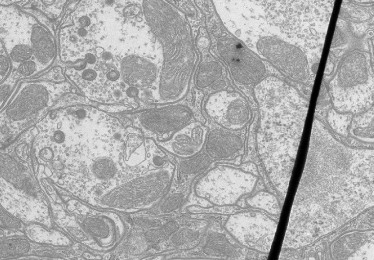
#> input picture Experiments/CLAHE/grey.png, 374 x 260 px
$ python Enhance.py
#> lines starting #> are read from the running program, lines starting #| are printed output that depends on the picture
import cv2
import numpy as np

image = cv2.imread('grey.png')
#> image is the input picture: shape (260, 374, 3); min 0, max 244, mean 172
image = np.array(image)

m=len(image)
#> m = 260
n=len(image[0])
#> n = 374
o=len(image[0][0])
#> o = 3

array = [0]*256
temp = [0]*256
residual = [0]*256
count=0
limit = 500

for i in range(m):
    for j in range(n):
        array[image[i][j][0]]+=1

for i in range(256):
    if array[i]>=limit:
        temp[i]=array[i]-limit
        residual[i]=array[i]-limit
        array[i]-=limit
        count+=array[i]
#> after the loop, count = 45863
for i in range(256):
    temp[i]/=count
for i in range(1, 256):
    temp[i]+=temp[i-1]
#> after the loop, temp = 256 values from 0 to 1
for i in range(256):
    temp[i]=int(np.floor(i*temp[i]))
#> after the loop, temp = 256 values from 0 to 254
for i in range(256):
    array[temp[i]]+=residual[i]
count=m*n
#> count = 97240
for i in range(256):
    array[i]/=count
#> after the loop, array = 256 values, max 0.0139 at index 155, min 0 at index 242, mean 0.00396
for i in range(1, 256):
    array[i]+=array[i-1]
#> after the loop, array = 256 values from 0.00306 to 1.01
for i in range(256):
    array[i]=int(np.floor(i*array[i]))
#> after the loop, array = 256 values from 0 to 258

for i in range(m):
    for j in range(n):
        image[i][j][0]=array[image[i][j][0]]
        image[i][j][1]=array[image[i][j][1]]
        image[i][j][2]=array[image[i][j][2]]
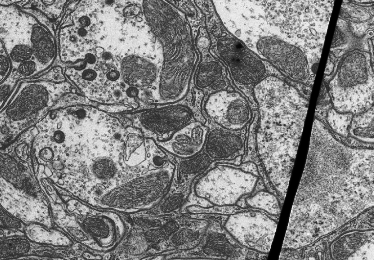
#> image: shape (260, 374, 3); min 0, max 247, mean 126.8

cv2.imwrite("enhanced.png", image)
